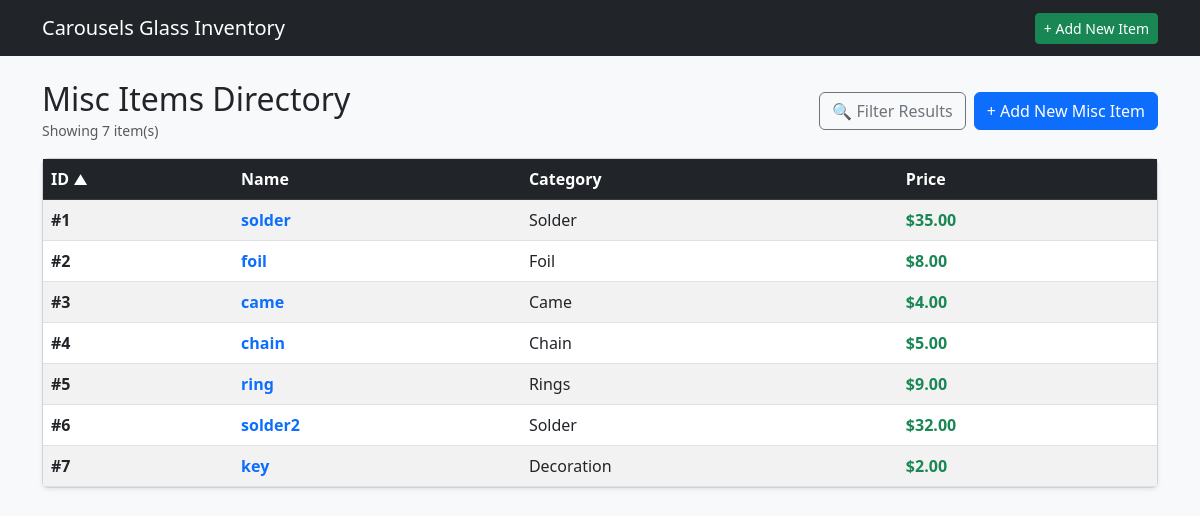
Page /misc_items on the committed database.
### tables this page shows
CREATE TABLE MSI (

    MSIID INTEGER PRIMARY KEY AUTOINCREMENT,
    MSINAME TEXT,
    MSIIMG TEXT,
    MSISTOCK INTEGER,
    MSIURL TEXT,
    MSINOTE TEXT,
    MSIUNIT NUMERIC,
    UNTTYPE TEXT,
    MSITYPE TEXT,
    ISACTIVE INTEGER,

    FOREIGN KEY (MSITYPE) REFERENCES MST(MSITYPE) ON DELETE CASCADE ON UPDATE CASCADE,
    FOREIGN KEY (UNTTYPE) REFERENCES UNTS(UNTTYPE) ON DELETE CASCADE ON UPDATE CASCADE
    
);

### app.py (the view)
@app.route('/misc_items')
def list_misc():
    db = get_db()
    sort_by = request.args.get('sort_by', 'MSIID')
    order = request.args.get('order', 'asc').lower()
    if order not in ['asc', 'desc']:
        order = 'asc'
    q = request.args.get('q', '').strip()
    min_price = request.args.get('min_price', '').strip()
    max_price = request.args.get('max_price', '').strip()
    is_active = request.args.get('is_active', '1').strip()
    item_id = request.args.get('item_id', '').strip()
    item_name = request.args.get('item_name', '').strip()
    msi_type = request.args.get('msi_type', '').strip()
    active_only = request.args.get('active_only', '')  # '1' if active items only
    allowed_sorts = {
        'MSIID': 'm.MSIID',
        'MSINAME': 'm.MSINAME',
        'MSIPRICE': 'p.MSIPRICE',
        'MSITYPE': 'm.MSITYPE'
    }
    sort_column = allowed_sorts.get(sort_by, 'm.MSIID')
    where_clauses = []
    params = []
    if is_active != 'all':
        where_clauses.append("m.ISACTIVE = ?")
        params.append(1 if is_active == '1' else 0)
    if q:
        where_clauses.append("(m.MSINAME LIKE ? OR m.MSINOTE LIKE ?)")
        params.extend([f"%{q}%", f"%{q}%"])
    if min_price:
        where_clauses.append("p.MSIPRICE >= ?")
        params.append(min_price)
    if max_price:
        where_clauses.append("p.MSIPRICE <= ?")
        params.append(max_price)
    if msi_type:
        where_clauses.append("m.MSITYPE = ?")
        params.append(msi_type)
    join_igc = ""
    if item_id:
        join_igc = "INNER JOIN MSL l ON m.MSIID = l.MSIID"
        where_clauses.append("l.ITEMID = ?")
        params.append(item_id)
    where_sql = f"WHERE {' AND '.join(where_clauses)}" if where_clauses else ""
    query = f"""
        SELECT DISTINCT m.*, p.MSIPRICE
        FROM MSI m
        LEFT JOIN MSP p ON m.MSIID = p.MSIID
        {join_igc}
        {where_sql}
        ORDER BY {sort_column} {order.upper()}
    """
    misc_items = db.execute(query, params).fetchall()
    item_name = ""
    if item_id:
        for item in items:
            if str(item['ITEMID']) == str(item_id):
                item_name = item['ITMNAME']
                break
    misc_types = db.execute('SELECT * FROM MST').fetchall()
    return render_template(
        'misc_list.html',
        misc_items=misc_items,
        current_sort=sort_by,
        current_order=order,
        misc_types=misc_types,
        filters={
            'q': q,
            'min_price': min_price,
            'max_price': max_price,
            'is_active': is_active,
            'item_id': item_id,
            'item_name': item_name,
            'msi_type': msi_type,
            'active_only': active_only
        }
    )

### app.py (called while the page is built)
def get_db():
    conn = sqlite3.connect(DATABASE)
    conn.row_factory = sqlite3.Row
    conn.execute("PRAGMA foreign_keys = ON;")
    return conn

### templates/misc_list.html (shortened to what this page needs)
{% extends 'base.html' %}
{% block content %}
<div class="d-flex justify-content-between align-items-center mb-3">
    <div>
        <h2 class="mb-0">Misc Items Directory</h2>
        <small class="text-muted">Showing {{ misc_items|length }} item(s)</small>
    </div>
    <div class="d-flex gap-2">
        <button type="button" class="btn btn-outline-secondary d-flex align-items-center gap-1" data-bs-toggle="modal" data-bs-target="#filterModal">
            🔍 Filter Results
        </button>
        <a href="{{ url_for('create_misc') }}" class="btn btn-primary">+ Add New Misc Item</a>
    </div>
</div>
{% macro sort_header(col_key, label) %}
    {% set new_order = 'desc' if current_sort == col_key and current_order == 'asc' else 'asc' %}
    <a href="{{ url_for('list_misc', sort_by=col_key, order=new_order, **filters) }}" class="text-white text-decoration-none d-block">
        {{ label }}
        {% if current_sort == col_key %}
            <small>{{ '▲' if current_order == 'asc' else '▼' }}</small>
        {% else %}
            <small class="text-muted" style="opacity: 0.4;">↕</small>
        {% endif %}
    </a>
{% endmacro %}
<div class="card shadow-sm">
    <div class="card-body p-0">
        <table class="table table-striped table-hover mb-0 align-middle">
            <thead class="table-dark">
                <tr>
                    <th>{{ sort_header('MSIID', 'ID') }}</th>
                    <th>{{ sort_header('MSINAME', 'Name') }}</th>
                    <th>{{ sort_header('MSITYPE', 'Category') }}</th>
                    <th>{{ sort_header('MSIPRICE', 'Price') }}</th>
                </tr>
            </thead>
            <tbody>
                {% for m in misc_items %}
                <tr>
                    <td><strong>#{{ m.MSIID }}</strong></td>
                    <td>
                        <a href="{{ url_for('misc_detail', misc_id=m.MSIID) }}" class="fw-bold text-decoration-none text-primary">
                            {{ m.MSINAME }}
                        </a>
                    </td>
		    <td>{{ m.MSITYPE }}</td>
                    <td>
                        {% if m.MSIPRICE %}<strong class="text-success">${{ "%.2f"|format(m.MSIPRICE) }}</strong>{% else %}<span class="text-muted">Unpriced</span>{% endif %}
                    </td>
                </tr>
                {% endfor %}
            </tbody>
        </table>
    </div>
</div>
{% endblock %}

### rows in the picture
MSI: MSIID "1", MSINAME "solder", MSITYPE "Solder", MSIPRICE "35.00"
MSI: MSIID "2", MSINAME "foil", MSITYPE "Foil", MSIPRICE "8.00"
MSI: MSIID "3", MSINAME "came", MSITYPE "Came", MSIPRICE "4.00"
MSI: MSIID "4", MSINAME "chain", MSITYPE "Chain", MSIPRICE "5.00"
MSI: MSIID "5", MSINAME "ring", MSITYPE "Rings", MSIPRICE "9.00"
MSI: MSIID "6", MSINAME "solder2", MSITYPE "Solder", MSIPRICE "32.00"
MSI: MSIID "7", MSINAME "key", MSITYPE "Decoration", MSIPRICE "2.00"

### other values in the picture
{{ misc_items|length }} "7"
{{ label }} "ID Name Category Price"
{{ '▲' if current_order == 'asc' else '▼' }} "▲"
